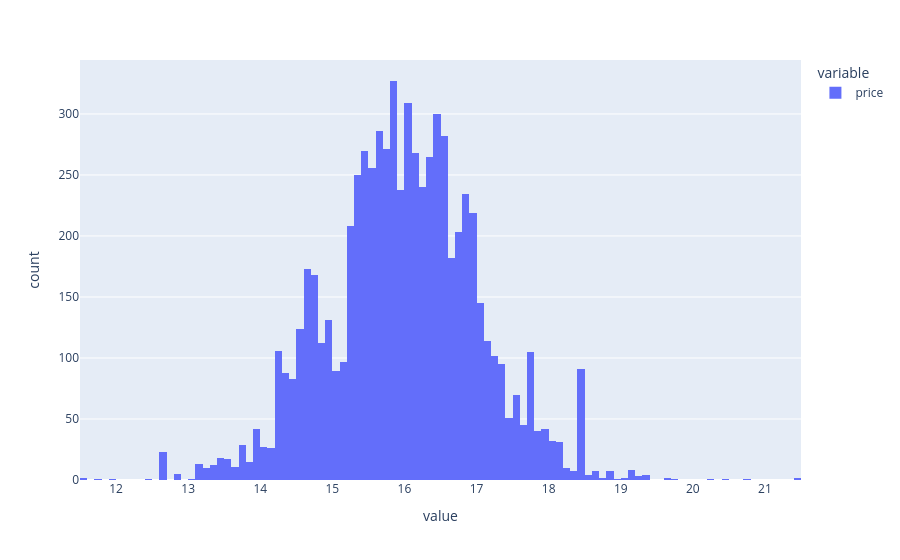

The cell this chart's notebook holds for it:
### Code cell
px.histogram(np.log(model_data.price))

### Figure 1 — Plotly figure (JSON) as saved in the notebook; plotly's stock layout.template omitted (floating-point values rounded to 4 significant figures; data arrays with more than 128 entries replaced by an {"elided": "..."} marker saying what was removed)
{"data": [{"alignmentgroup": "True", "bingroup": "x", "hovertemplate": "variable=price<br>value=%{x}<br>count=%{y}<extra></extra>", "legendgroup": "price", "marker": {"color": "#636efa", "pattern": {"shape": ""}}, "name": "price", "offsetgroup": "price", "orientation": "v", "showlegend": true, "type": "histogram", "x": {"elided": "7059 float values"}, "xaxis": "x", "yaxis": "y"}], "layout": {"autosize": true, "barmode": "relative", "legend": {"title": {"text": "variable"}, "tracegroupgap": 0}, "margin": {"t": 60}, "xaxis": {"anchor": "y", "autorange": true, "domain": [0, 1], "range": [11.5, 21.5], "title": {"text": "value"}, "type": "linear"}, "yaxis": {"anchor": "x", "autorange": true, "domain": [0, 1], "range": [0, 344.2], "title": {"text": "count"}}}}
